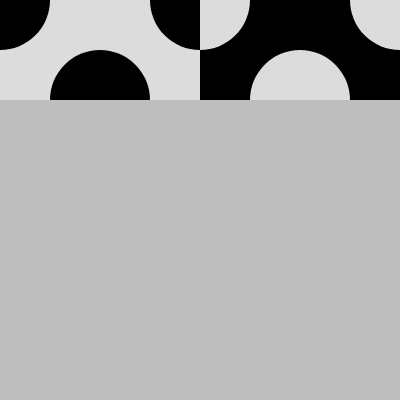
Frame 1 (no input)
Frame 60 (no input): identical to frame 1, image omitted
Frame 120 (the mouse pressed at the canvas centre since frame 60): identical to frame 1, image omitted

The p5.js sketch that drew this single still picture (run headless with seeded random() and noise() and a simulated clock; from frame 60 on, the mouse is pressed at the canvas centre):

// p5.js sketch
// ── sketch.js
// https://editor.p5js.org/jht1493/sketches/f5vzsNvfR
// Truchet func 3

function setup() {
  createCanvas(400, 400);
  background(190)
  noStroke();
}

function draw() {
  let d = 100;
  let x0 = 0;
  let y0 = 0;
  let backc = 220;
  let forec = 0;
  truc(x0, y0, d, 0, [backc, forec]); 
  truc(x0+100, y0, d, 1, [backc, forec]);
  truc(x0+200, y0, d, 0, [forec, backc]); 
  truc(x0+300, y0, d, 1, [forec, backc]);
}

function truc(x0, y0, d, m, cols) {
  fill(cols[0]);
  rect(x0, y0, d, d);
  fill(cols[1]);
  arc(x0 + (m?d:0), y0, d, d, HALF_PI * (m+0), HALF_PI * (m+1), PIE);
  arc(x0 + (m?0:d), y0 + d, d, d, HALF_PI * (m+2), HALF_PI * (m+3), PIE);
}

// arc(x, y, w, h, start, stop, [mode], [detail])

// https://editor.p5js.org/jht1493/sketches/u13JQBCSD
// Truchet func 2

// https://editor.p5js.org/jht1493/sketches/V2ifPvqiw
// Truchet func

// https://editor.p5js.org/jht1493/sketches/jK_d9a5uK
// Truchet Therapeutic
